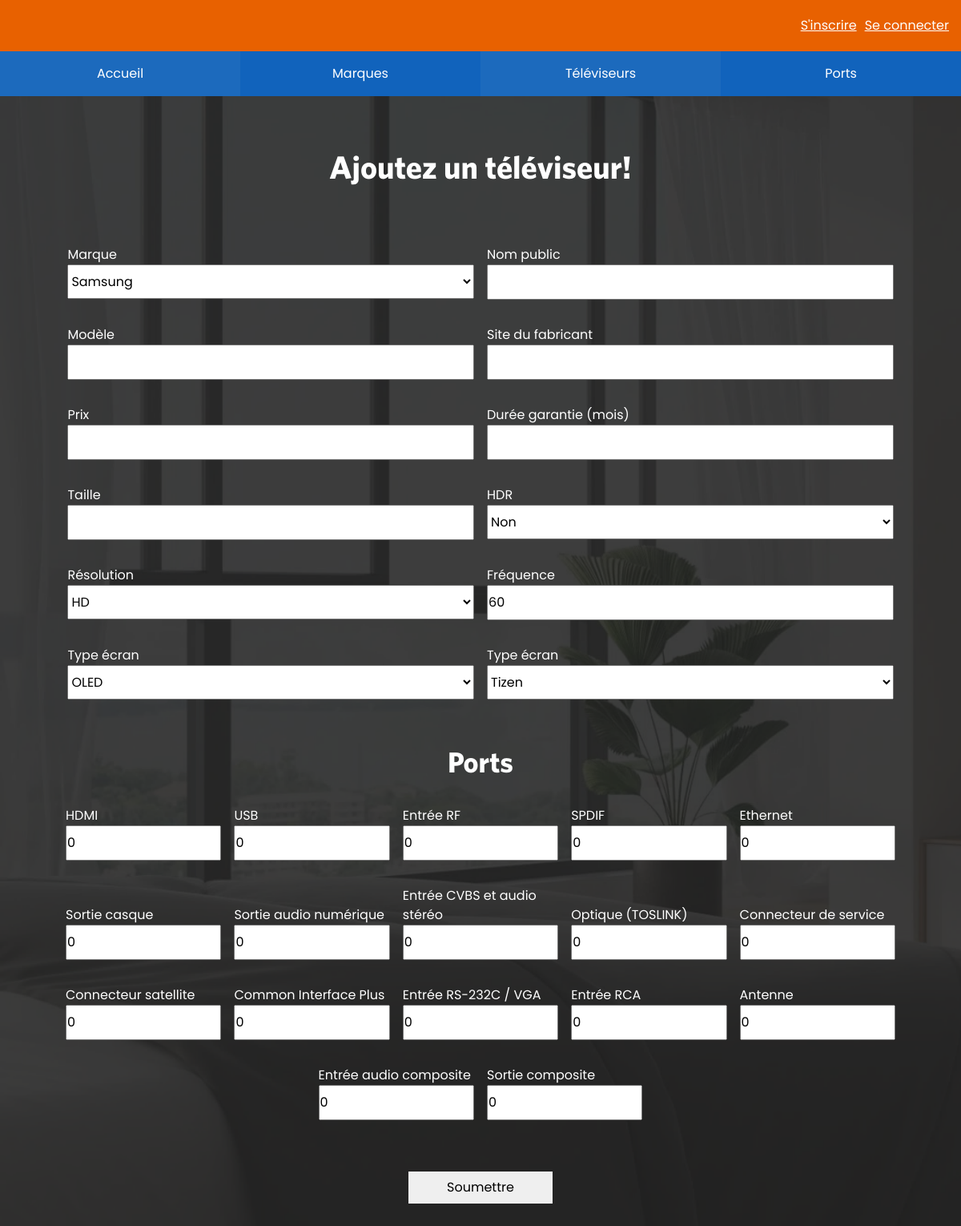
The app's page /ajout-televiseur.php with its own data.
### tables this page shows
CREATE TABLE port (
  id INT NOT NULL AUTO_INCREMENT,
  nom VARCHAR(31) NOT NULL,
  CONSTRAINT PK_port PRIMARY KEY(id)
);

### inc/pretraitement.php (called while the page is built, shortened)
<?php
    $bdd = PDOFactory::getMySQLConnection();
    $televiseurManager = new TeleviseurManager($bdd);
?>

### class/TeleviseurManager.php (called while the page is built, shortened)
<?php
    class TeleviseurManager
    {
        private $_bdd;
        public function __construct(PDO $bdd)
        {
            $this->_bdd = $bdd;
        }
        public function getAllPorts() : array
        {
            return $this->_bdd->query(SELF::SELECT_ALL_PORTS)->fetchAll();
        }
        public function getAllMarques() : array
        {
            return $this->_bdd->query(SELF::SELECT_MARQUES)->fetchAll();
        }
        public function getResolutions() : array
        {
            return $this->_bdd->query(SELF::SELECT_RESOLUTIONS)->fetchAll();
        }
        public function getOSes() : array
        {
            return $this->_bdd->query(SELF::SELECT_OS)->fetchAll();
        }
        public function getTypesEcran() : array
        {
            return $this->_bdd->query(SELF::SELECT_TYPES_ECRAN)->fetchAll();
        }
    }
?>

### ajout-televiseur.php (the view, shortened to what this page needs)
<?php
  include_once("inc/header.php");
?>
<main>
    <div class="page-title">
        <h1>Ajoutez un téléviseur!</h1>
    </div>
    <form action="ajout-televiseur" method="post" id="ajout">
        <div class="inputs">
            <div class="input">
                <label for="marque">Marque</label>
                <select name="marque" id="marque">
                <?php
                    $ports = $televiseurManager->getAllMarques();
                    foreach($ports as $port) {?>
                        <option value="<?= $port[0]?>"><?= $port[1]?></option>
                <?php }
                ?>
                </select>
            </div>
            <div class="input">
                <label for="nom">Nom public</label>
                <input type="text" name="nom" id="nom" required>
            </div>
            <div class="input">
                <label for="modele">Modèle</label>
                <input type="text" name="modele" id="modele" required>
            </div>
            <div class="input">
            <label for="lien">Site du fabricant</label>
            <input type="url" name="lien" id="lien" required>
            </div>
            <div class="input">
                <label for="prix">Prix</label>
                <input type="number" name="prix" id="prix" min="1" step="0.01" required>
            </div>
            <div class="input">
            <label for="garantie">Durée garantie (mois)</label>
            <input type="number" name="garantie" id="garantie" min="0" max="480" required>
            </div>
            <div class="input">
            <label for="taille">Taille</label>
            <input type="number" name="taille" id="taille" min="20" max="146" required>
            </div>
            <div class="input">
                <label for="hdr">HDR</label>
                <select name="hdr" id="hdr">
                    <option value="0" selected="selected">Non</option>
                </select>
            </div>
            <div class="input">
                <label for="resolution">Résolution</label>
                <select name="resolution" id="resolution">
                <?php
                    $resolutions = $televiseurManager->getResolutions();
                    foreach($resolutions as $resolution) {?>
                        <option value="<?= $resolution[0]?>"><?= $resolution[1]?></option>
                <?php }
                ?>
                </select>
            </div>
            <div class="input">
                <label for="frequence">Fréquence</label>
                <input type="number" name="frequence" id="frequence" min="60" max="480" value="60" required>
            </div>
            <div class="input">
                <label for="type_ecran">Type écran</label>
                <select name="type_ecran" id="type_ecran">
                <?php
                    $typesEcran = $televiseurManager->getTypesEcran();
                    foreach($typesEcran as $type) {?>
                        <option value="<?= $type[0]?>"><?= $type[1]?></option>
                <?php }
                ?>
                </select>
            </div>
            <div class="input">
                <label for="os">Type écran</label>
                <select name="os" id="os">
                <?php
                    $systemes = $televiseurManager->getOSes();
                    foreach($systemes as $os) {?>
                        <option value="<?= $os[0]?>"><?= $os[1]?></option>
                <?php }
                ?>
                </select>
            </div>
        </div>
        <h3>Ports</h3>
        <div class="ports">
            <?php
                $ports = $televiseurManager->getAllPorts();
                foreach($ports as $port) {?>
                    <div class="port">
                        <label for="<?= $port[0]?>"><?= $port[1]?></label>
                        <input type="number" name="<?= $port[0]?>" id="<?= $port[0]?>" min="0" max="15" value="0" required>
                    </div>
            <?php }
            ?>
        </div>
        <button type="submit">Soumettre</button>
    </form>
</main>
<?php
  include_once("inc/footer.php");
?>

### css/style.css (style rules this page uses)
:root { --orange: #ff9f59; }
* { margin: 0; padding: 0; box-sizing: border-box; }
* { font-family: 'Poppins'; box-sizing: border-box; margin: 0; padding: 0; }
h1, h2, h3, h4 { font-family: 'Whitney'; margin-bottom: 10px; }
body { background-image: url('../img/bg/bg.png'); background-size: cover; background-repeat: no-repeat; background-attachment: fixed; }
main { position: absolute; min-width: 100%; top: 64px; color: white; padding: 0 2%; }
body { background-color: rgb(36, 36, 36); color: white; position: relative; }
.page-title { text-align: center; font-size: 1.5em; padding: 64px 0; }
#ajout { width: 450px; margin: auto; }
#ajout label, #ajout input, #ajout select { width: 100%; }
#ajout input, #ajout select { margin-bottom: 16px; padding: 8px 0; }
#ajout h3 { margin-top: 24px; }
#ajout button { margin: 24px auto 48px auto; display: block; border: none; padding: 8px 48px; }
@media only screen and (min-width: 968px) { main { padding: 0; } }
@media only screen and (min-width: 968px) { main { top: 120px; } }
@media only screen and (min-width: 968px) { #ajout { width: 90%; } }
@media only screen and (min-width: 968px) { .inputs { display: flex; flex-wrap: wrap; gap: 16px; justify-content: center; } }
@media only screen and (min-width: 968px) { .input { width: 47%; } }
@media only screen and (min-width: 968px) { .ports { display: flex; gap: 16px; flex-wrap: wrap; align-items: baseline; justify-content: center; padding-bottom: 24px; } }
@media only screen and (min-width: 968px) { .port { width: 18%; } }
@media only screen and (min-width: 968px) { h3 { width: 100%; text-align: center; font-size: 36px; padding: 16px 0 24px 0; } }

### records on screen
port: nom "HDMI"
port: nom "USB"
port: nom "Entrée RF"
port: nom "SPDIF"
port: nom "Ethernet"
port: nom "Sortie casque"
port: nom "Sortie audio numérique"
port: nom "Entrée CVBS et audio stéréo"
port: nom "Optique (TOSLINK)"
port: nom "Connecteur de service"
port: nom "Connecteur satellite"
port: nom "Common Interface Plus"
port: nom "Entrée RS-232C / VGA"
port: nom "Entrée RCA"
port: nom "Antenne"
port: nom "Entrée audio composite"
port: nom "Sortie composite"

### other values on screen
form field marque "Samsung"
form field resolution "HD"
form field type_ecran "OLED"
form field os "Tizen"
